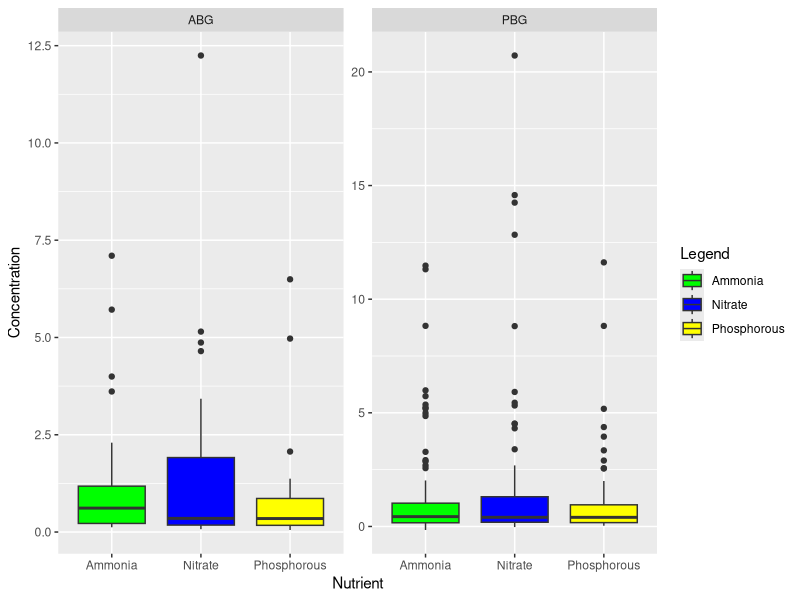
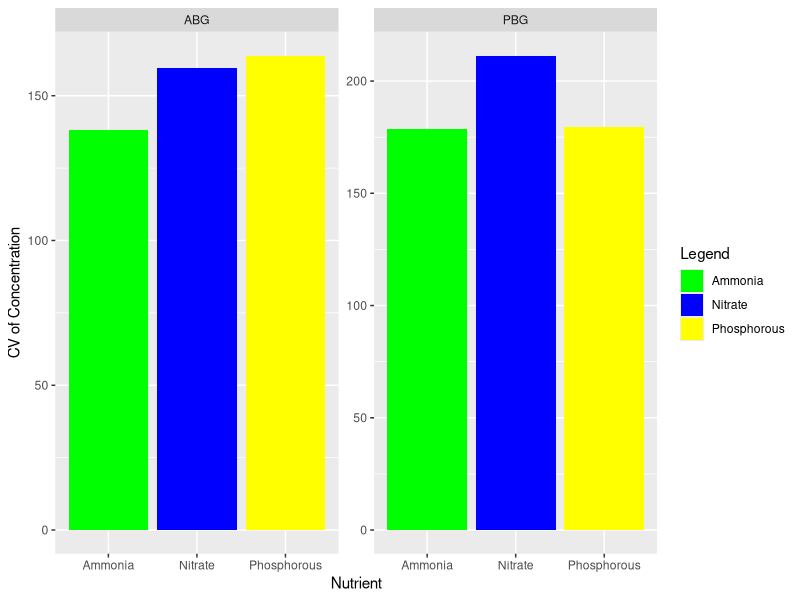

R code for these plots, in order:
# Work for R markdown assignment

library(tidyverse)

#load data
pbg_n <- read.csv("PBG_N_compiled_raw_2021.csv")
pbg_p <- read.csv("PBG_P_compiled_raw_2021.csv")
pbg_t <- read.csv("PBG_trts.csv")

# Bind those bad boys together

bind <- rbind(pbg_n,pbg_p)

# filer for only U in sample column

bound_onlyU <- bind %>% filter(grepl("U", sample))

# Keep only highest dilution entry for each dataset

bound_maxdil <- bound_onlyU %>% group_by(Sample) %>% filter(dilution == max(dilution)) %>% ungroup()

# start separating Sample col

Sampleseparated <- bound_maxdil %>% separate(col = Sample, into = c("watershed","transect","plot","NorP"), sep = "-")

#remove that NorP col

cleanNandP <- Sampleseparated %>% select(-NorP)

# Add in the pbg_t dataset

combinedNPnadT <- merge(cleanNandP,pbg_t)

#all this in one line

oneliner <- rbind(pbg_n,pbg_p) %>% filter(grepl("U", sample)) %>% group_by(Sample) %>% filter(dilution == max(dilution)) %>% ungroup() %>% 
  separate(col = Sample, into = c("watershed","transect","plot","NorP"), sep = "-") %>% 
  select(-NorP) %>% 
  merge(pbg_t)


#rename test column entries 

unique(combinedNPnadT$test) 

renamed <- combinedNPnadT %>% mutate(test = ifelse(test %in% "HCl PO4_1", "Phosphorous", test))

renamedagain <- renamed %>% mutate(test = ifelse(test %in% "KCl Ammonia 10", "Ammonia", test))

finalrename <- renamedagain %>% mutate(test = ifelse(test %in% "KCL NO3_NO2 2", "Nitrate", test))

#rename in one line so fresh so clean

renamedset <- combinedNPnadT %>% mutate(test = ifelse(test %in% c("HCl PO4_1","KCl Ammonia 10","KCL NO3_NO2 2"), 
                                                      c("Phosphorous","Ammonia","Nitrate"), test))




#get rid of all the shit we dont need

CLEAN <- renamedset %>% select(-Process, -Number, -run, -abs, -h, -number, -j, -k, -Notes, -run_time, -Site, -dilution)

# Lord have mercy

ggplot(CLEAN, aes(x = test, y= as.numeric(concentration), fill = as.factor(test))) +
  geom_boxplot() +
  facet_wrap(~treatment, scales = "free") +
  scale_fill_manual(values = c("green","blue", "yellow")) +
  xlab("Nutrient") + ylab("Concentration") +
  labs(fill = "Legend")
  
#calc cv
#make a lazy function to calc cv

cv <- function(x) 100*( sd(x, na.rm = TRUE)/mean(x, na.rm = TRUE))

#make a df with the CVs

cvframe <- CLEAN %>% group_by(treatment, test) %>% summarize(cv = cv(as.numeric(concentration))) %>% ungroup()

#make a bargraph of that bad boy

ggplot(cvframe, aes(x=test, y= as.numeric(cv), fill = as.factor(test))) +
  geom_bar(stat = "identity") +
  facet_wrap(~treatment, scales = "free") +
  scale_fill_manual(values = c("green","blue", "yellow")) +
  xlab("Nutrient") + ylab("CV of Concentration") +
  labs(fill = "Legend")

#All that is left to do is r markdown the whole thing   _(´ཀ`」 ∠)_
